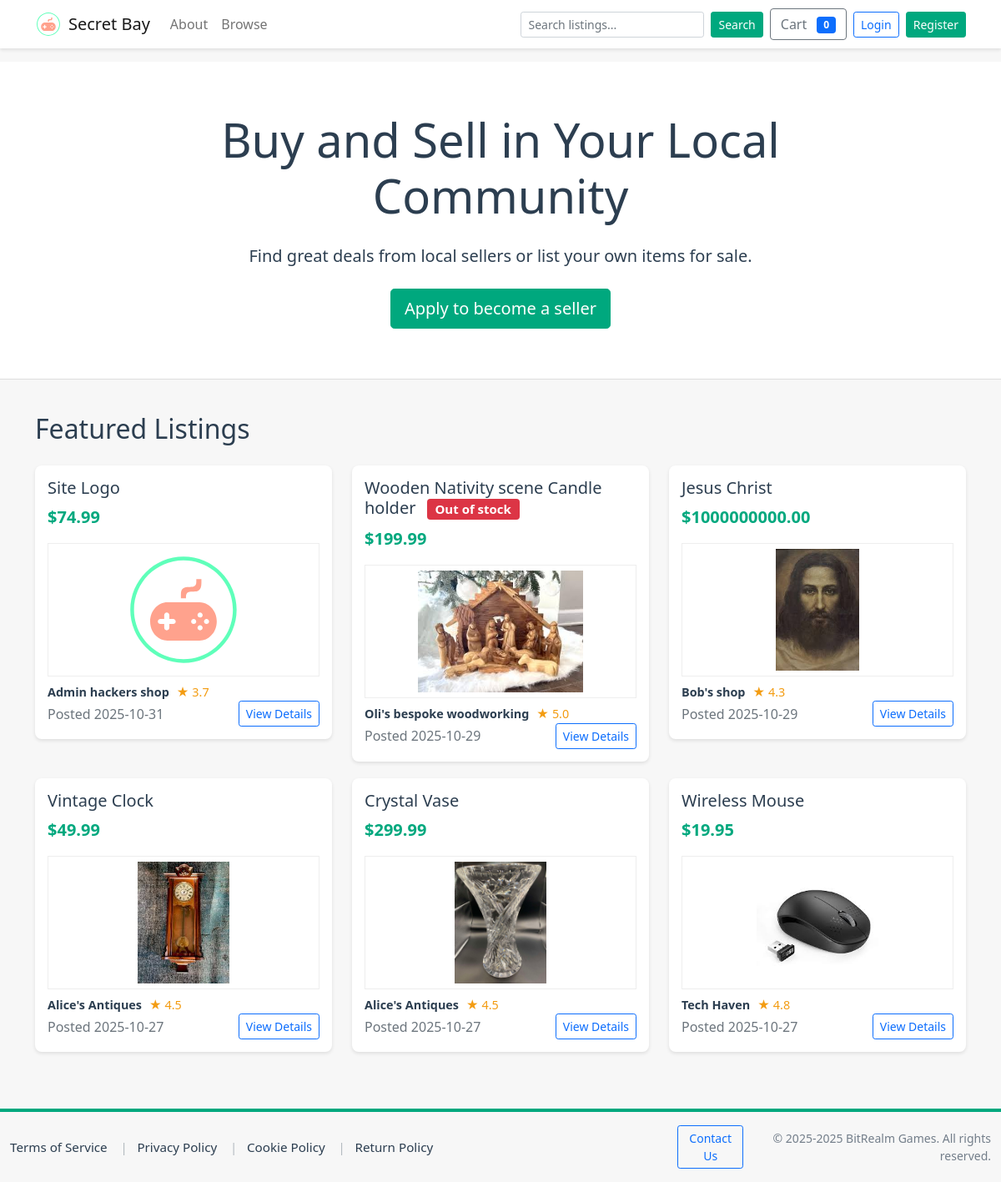
Before: / with the older database file.
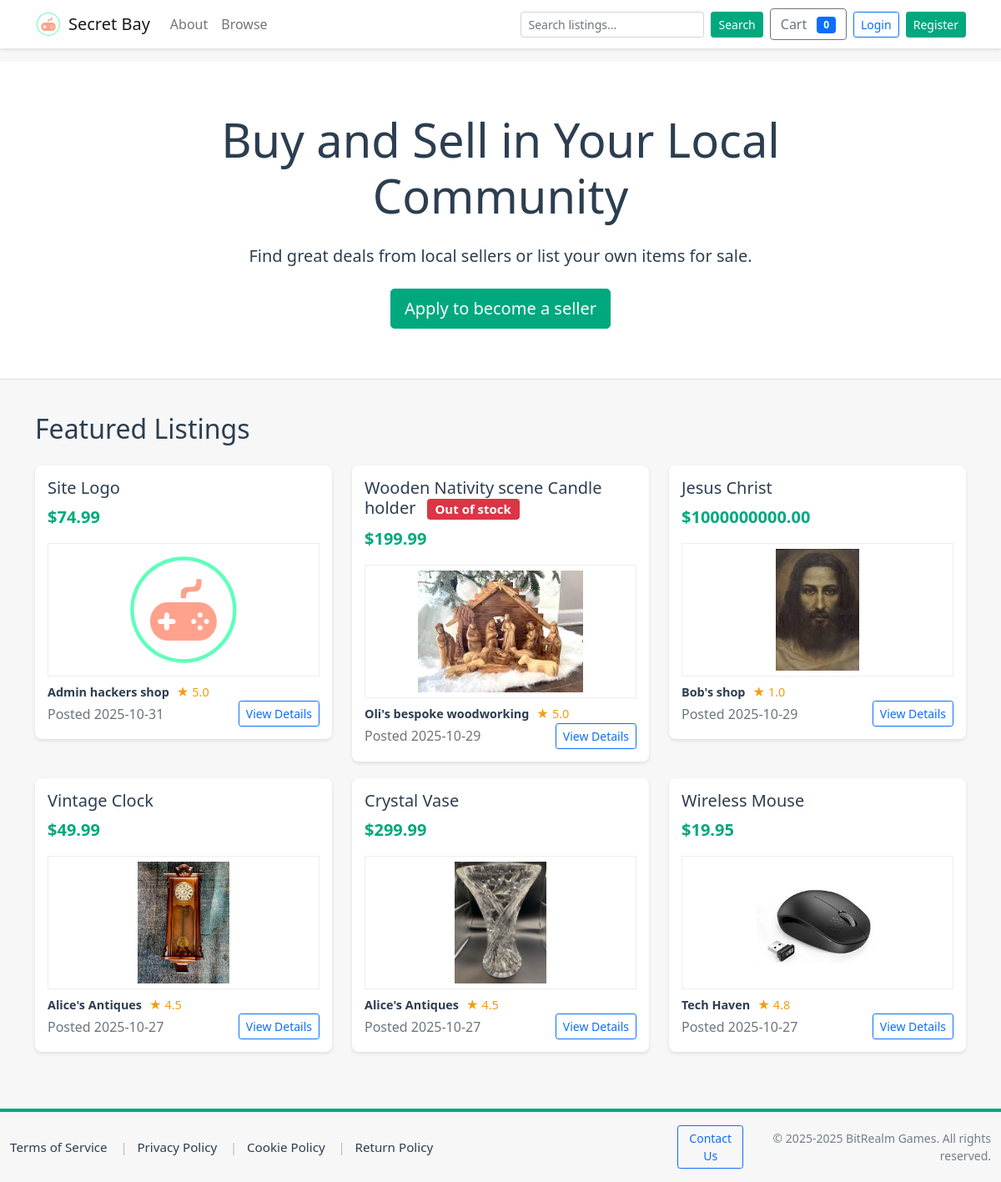
After: the same page with the newer database file.
### tables this page shows
CREATE TABLE users (
    id INTEGER PRIMARY KEY AUTOINCREMENT,
    username TEXT NOT NULL UNIQUE,
    email TEXT NOT NULL UNIQUE,
    password_hash TEXT NOT NULL,
    is_admin INTEGER NOT NULL DEFAULT 0,
    is_seller INTEGER NOT NULL DEFAULT 0,
    business_name TEXT,
    seller_description TEXT,
    rating REAL DEFAULT 0,
    total_sales INTEGER DEFAULT 0,
    created_at TEXT NOT NULL DEFAULT (datetime('now'))
, logo_url TEXT);

### app.py (the view)
@app.route('/')
def index():
    conn = get_db_connection()
    cur = conn.cursor()
    cur.execute("""
        SELECT p.id, p.title, p.description, p.price, p.stock, p.created_at, p.seller_id, p.image_url, u.business_name, u.rating, u.username AS seller_username
        FROM products p
        LEFT JOIN users u ON p.seller_id = u.id
        ORDER BY p.created_at DESC LIMIT 6
    """)
    featured = cur.fetchall()
    conn.close()
    return render_template('index.html', featured_products=featured)

### app.py (called while the page is built, shortened)
def get_db_connection(path=DB_PATH):
    conn = sqlite3.connect(path)
    conn.row_factory = sqlite3.Row
    conn.execute("PRAGMA foreign_keys = ON;")
    return conn

@app.context_processor
def inject_user_permissions():
    uid = session.get('user_id')
    is_admin_flag = False
    is_seller_flag = False
    contact_url = '/contact'
    try:
        if 'seller_contact' in app.view_functions:
            contact_url = url_for('seller_contact')
        elif 'contact' in app.view_functions:
            contact_url = url_for('contact')
    except Exception:
        contact_url = '/contact'
    return {
        'current_user_is_admin': is_admin_flag,
        'current_user_is_seller': is_seller_flag,
        'current_year': datetime.now().year,
        'contact_url': contact_url,
    }

### templates/index.html (shortened to what the changed rows need)
<!DOCTYPE html>
<html lang="en">
<head>
    <link href="https://cdn.jsdelivr.net/npm/bootstrap@5.1.3/dist/css/bootstrap.min.css" rel="stylesheet">
</head>
<body>
    {% include 'navbar.html' %}
    <div class="hero-section">
        <div class="container">
            <div class="row justify-content-center">
                <div class="col-md-8 text-center">
                    <h1 class="display-4 mb-4">Buy and Sell in Your Local Community</h1>
                </div>
            </div>
        </div>
    </div>
    <div class="container">
        <h2 class="mb-4">Featured Listings</h2>
        <div class="row">
            {% if featured_products %}
                {% for p in featured_products %}
                    <div class="col-md-4">
                        <div class="listing-card">
                                                                                                                <h5>
                                                                                                                    {{ p['title'] }}
                                                                                                                </h5>
                                                                                                                <p class="price">${{ '%.2f'|format(p['price']) }}</p>
                                                                                                                {% if 'image_url' in p.keys() and p['image_url'] %}
                                                                                                                    <div class="mb-2 text-center">
                                                                                                                        {% set img = p['image_url'] %}
                                                                                                                        {% if img.startswith('http://') or img.startswith('https://') or img.startswith('/') %}
                                                                                                                            <img src="{{ img }}" alt="{{ p['title'] }}" style="max-height:160px; width:100%; object-fit:contain; background:#fff; border:1px solid #eee; padding:6px;">
                                                                                                                        {% else %}
                                                                                                                            <img src="{{ url_for('static', filename='img/' ~ img) }}" alt="{{ p['title'] }}" style="max-height:160px; width:100%; object-fit:contain; background:#fff; border:1px solid #eee; padding:6px;">
                                                                                                                        {% endif %}
                                                                                                                    </div>
                                                                                                                {% else %}
                                                                                                                    <p class="description">{{ (p['description'] or '')[:100] }}{% if (p['description'] or '')|length > 100 %}...{% endif %}</p>
                                                                                                                {% endif %}
                            <div class="seller-info mt-2">
                                <a href="{{ url_for('seller_profile', seller_id=p['seller_id']) }}" class="text-decoration-none">
                                    <span class="seller-name">{{ p['business_name'] or p['seller_username'] or 'Seller' }}</span>
                                    {% if p['rating'] %}
                                        <span class="rating">★ {{ '%.1f'|format(p['rating']) }}</span>
                                    {% endif %}
                                </a>
                            </div>
                            <div class="d-flex justify-content-between align-items-center">
                                <span class="text-muted">Posted {{ (p['created_at'] or '')[:10] }}</span>
                                <a href="{{ url_for('product_detail', product_id=p['id']) }}" class="btn btn-sm btn-outline-primary">View Details</a>
                            </div>
                        </div>
                    </div>
                {% endfor %}
            {% else %}
                <div class="col-12 text-center">
                    <p>No featured listings available.</p>
                </div>
            {% endif %}
        </div>
    </div>
    {% include 'footer.html' %}
</body>
</html>

Changed rows visible on the page:
changed users (number 1 of 5 on the later page): rating "3.7" → "5.0"
changed users (number 3 of 5 on the later page): rating "4.3" → "1.0"
